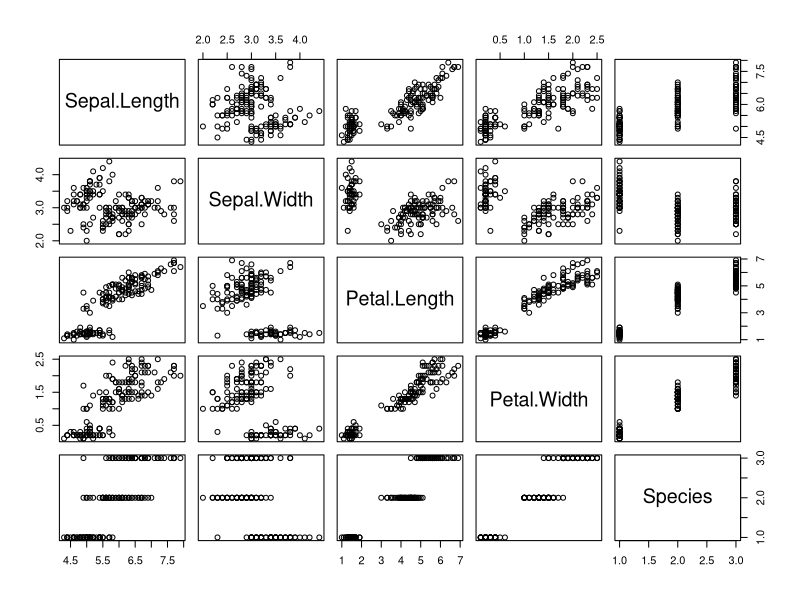
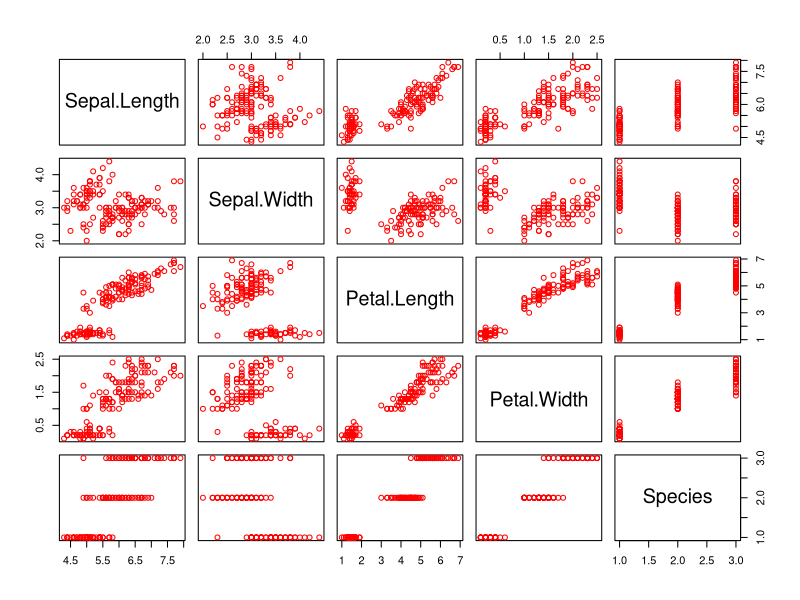
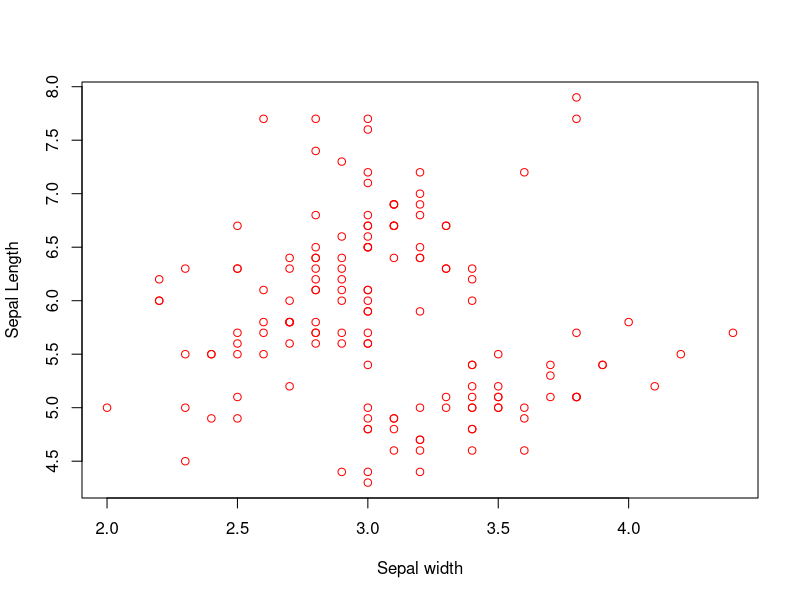
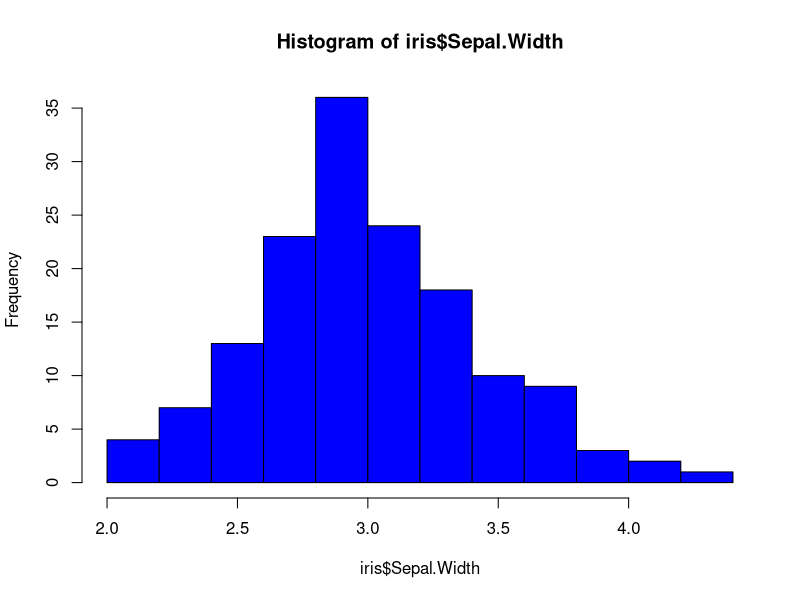
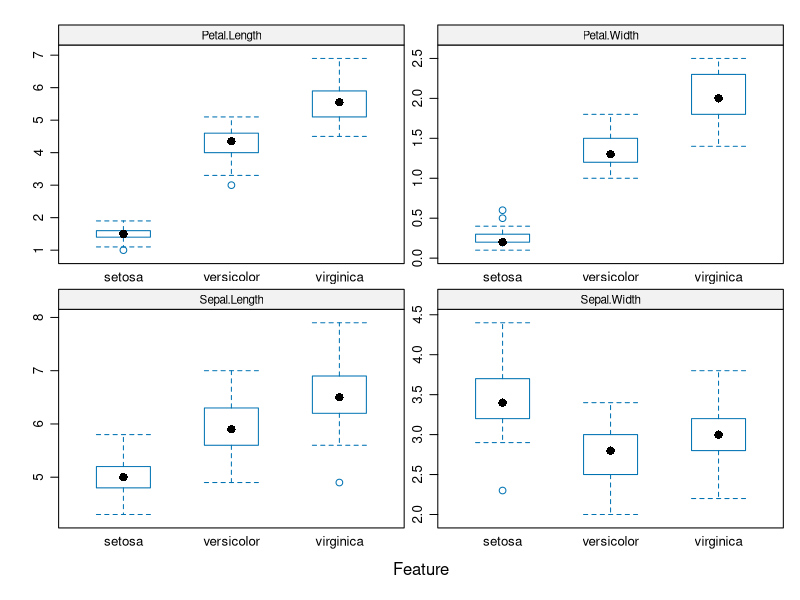
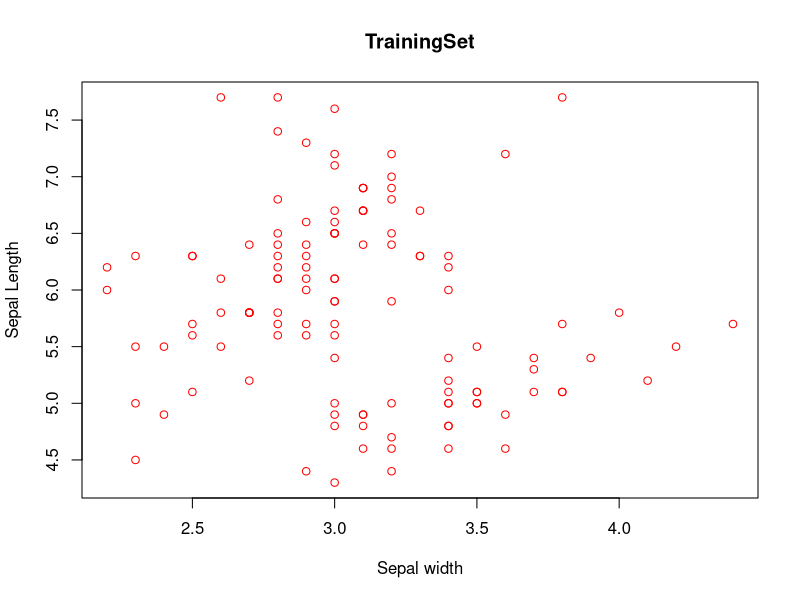
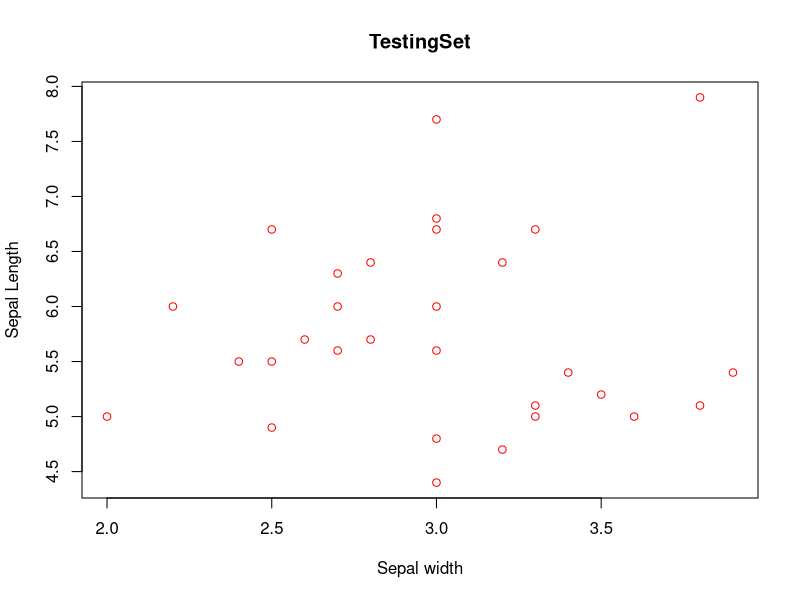

The R source for these figures, in order: (Note: this script raises an error after producing the figures.)
### Loading data set ##
#########################

library(datasets)
data("iris")
View(iris)

iris<-datasets::iris

## Display summary statistics
##############################

iris
head(iris,4)
tail(iris,5)


# Summary()
summary(iris)
summary(iris$Petal.Length)


# Check any missing data:
is.na(iris)
sum(is.na(iris))


# skimr() - expands on summary() by providing larger sets of statistics.
install.packages('skimr')
library(skimr)

skim(iris)

# Group by species and then perform skimr
iris%>%
  dplyr::group_by(Species)%>%
  skim()


### Data Vizualization ##
#########################

# Panel plots
plot(iris)
plot(iris, col='red')


# Scatter plot:
plot(iris$Sepal.Width, iris$Sepal.Length, col='red', xlab='Sepal width', ylab='Sepal Length')


# Histogram:
hist(iris$Sepal.Width, col='blue')


# Feature plot:
library('caret')
featurePlot(x=iris[,1:4],
            y=iris$Species,
            plot="box",
            strip=strip.custom(par.strip.text=list(cex=.7)),
            scales=list(x=list(relation='free'),
                        y=list(relation='free')))

set.seed(100)

# Random Splitting of data:
TrainingIndex = createDataPartition(iris$Species,p = 0.8,list = FALSE)
TrainingSet = iris[TrainingIndex,]
TestingSet = iris[-TrainingIndex,]


plot(TrainingSet$Sepal.Width, TrainingSet$Sepal.Length, main = 'TrainingSet', col='red', xlab='Sepal width', ylab='Sepal Length')
plot(TestingSet$Sepal.Width, TestingSet$Sepal.Length, main = 'TestingSet', col='red', xlab='Sepal width', ylab='Sepal Length')



# SVM MODEL:
Model <- train(Species ~ ., data = TrainingSet,
               method = "svmPoly",
               na.action = na.omit,
               preProcess=c("scale","center"),
               trControl= trainControl(method="none"),
               tuneGrid = data.frame(degree=1,scale=1,C=1)
)

# Build CV model
Model.cv <- train(Species ~ ., data = TrainingSet,
                  method = "svmPoly",
                  na.action = na.omit,
                  preProcess=c("scale","center"),
                  trControl= trainControl(method="cv", number=10),
                  tuneGrid = data.frame(degree=1,scale=1,C=1)
)

# Apply model for prediction
Model.training <-predict(Model, TrainingSet) # Apply model to make prediction on Training set
Model.testing <-predict(Model, TestingSet) # Apply model to make prediction on Testing set
Model.cv <-predict(Model.cv, TrainingSet) # Perform cross-validation

# Model performance (Displays confusion matrix and statistics)
Model.training.confusion <-confusionMatrix(Model.training, TrainingSet$Species)
Model.testing.confusion <-confusionMatrix(Model.testing, TestingSet$Species)
Model.cv.confusion <-confusionMatrix(Model.cv, TrainingSet$Species)

print(Model.training.confusion)
print(Model.testing.confusion)
print(Model.cv.confusion)

# Feature importance
Importance <- varImp(Model)
plot(Importance)
plot(Importance, col = "red")